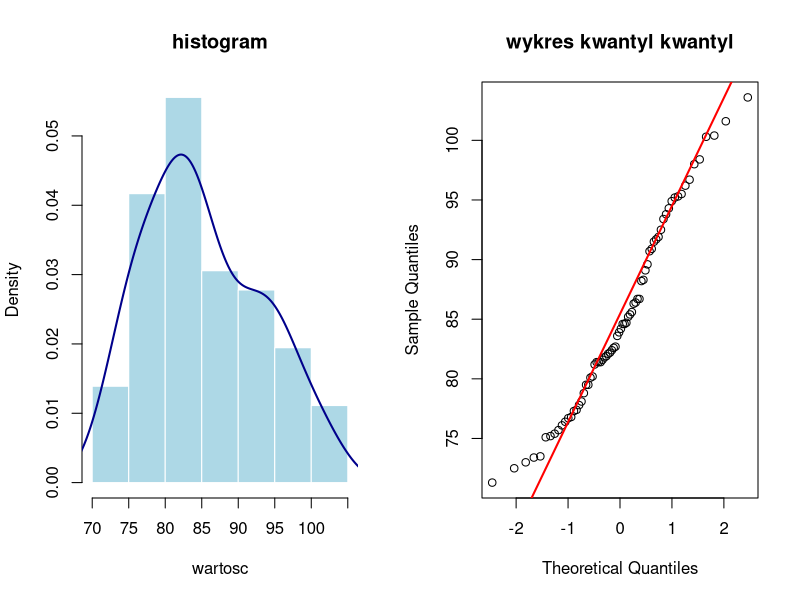
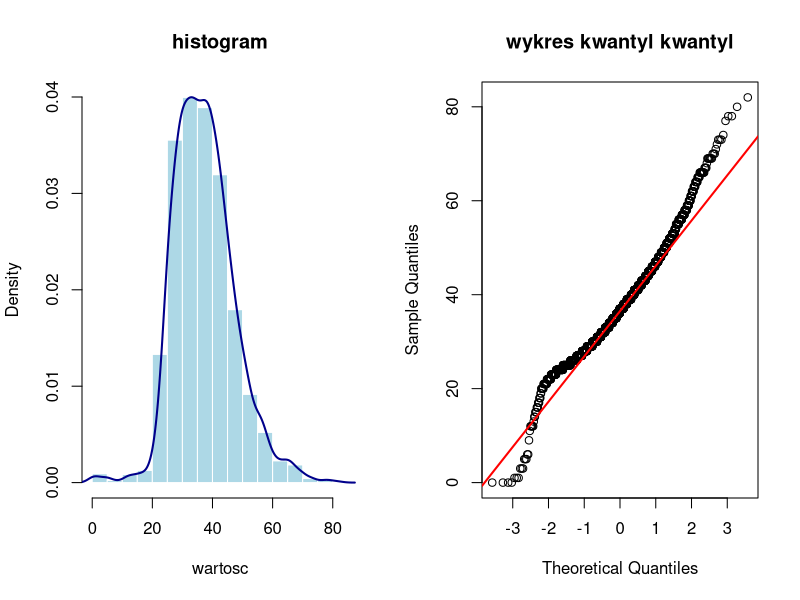
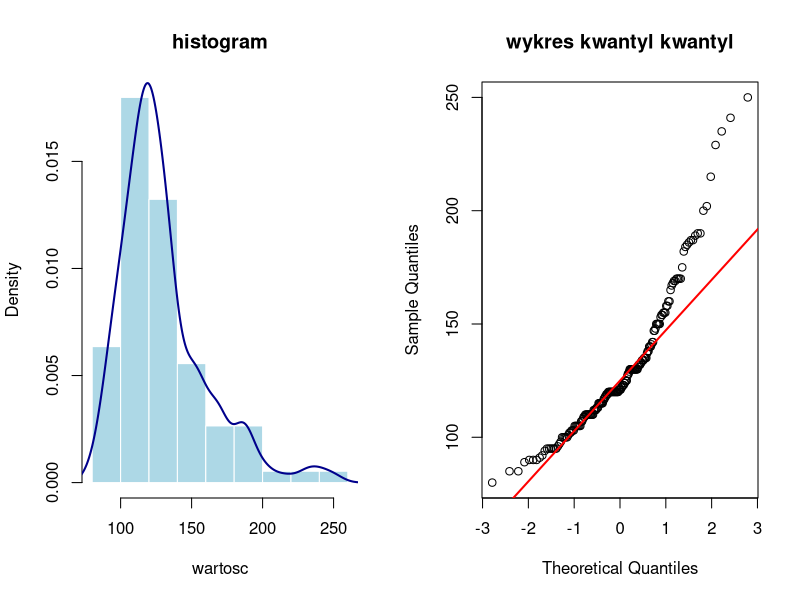

Write R code to recreate these figures, in order.
library(MASS)

set.seed(155231) # ustawiam aby wyniki moje ze sprawozdania pokrywaly
                 # sie z tym jak Pan odpali program


# tworze sobie funkcje bo jak mam zrobic 3 razo to samo to wole
# miec do tego funkcje
analiza = function(dane,nazwa) {
  cat("analizujemy", nazwa, "\n")
  
  n = length(dane)
  
  cat("liczebnosc: ", n, "\n" )
  cat("srednia: ", mean(dane), "\n" )
  cat("odchylenie: ", sd(dane), "\n" )
  
  par(mfrow = c(1,2))
  
  # histogram z linia gestosci
  
  hist(dane,
      probability = TRUE,
      main = "histogram",
      xlab = "wartosc",
      col = "lightblue",
      border = 'white')
  
  lines(density(dane), col = "darkblue", lwd = 2)
  
  # wykres kwantyl-kwantyl
  
  qqnorm(dane, main = "wykres kwantyl kwantyl")
  qqline(dane, col = "red", lwd = 2)
  
  # bootstrap 10k
  
  B = 10000
  
  # generujemy probko bootstrap
  # zwracam wektor ktory ma: srednia, odchylenie i wariancja
  
  boot = replicate(B, {
    probka = sample(dane, size = n, replace = TRUE)
    c(mean(probka), sd(probka), var(probka))
  })
  
  # przedzialy ufnosci 95%
  
  ci_srednia = quantile(boot[1,], probs = c(0.025, 0.975))
  ci_sd = quantile(boot[2,], probs = c(0.025, 0.975))
  ci_var= quantile(boot[3,], probs = c(0.025, 0.975))
  
  cat("srednia: [", ci_srednia[1], " , ", ci_srednia[2], "]\n")
  cat("odchylenie: [", ci_sd[1], " , ", ci_sd[2], "]\n")
  cat("wariancja: [", ci_var[1], " , ", ci_var[2], "]\n\n\n")
  
}



analiza(anorexia$Postwt, "zbior: anoreksja")

analiza(Aids2$age, "zbior: aids")

analiza(birthwt$lwt, "zbior: waga matki po porodzie")